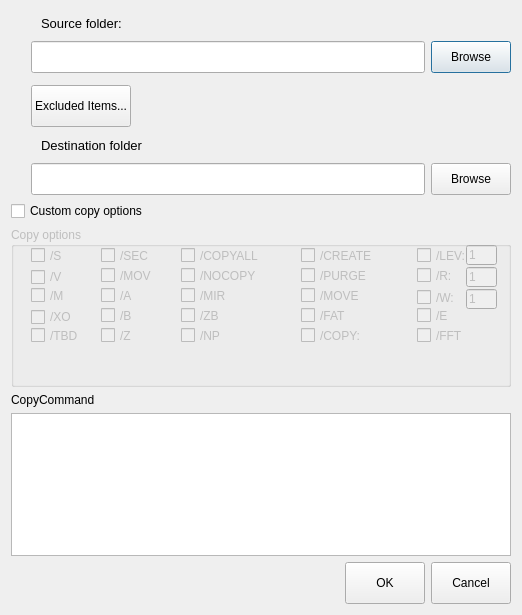
<?xml version="1.0" encoding="UTF-8"?>
<ui version="4.0">
 <class>EditTask</class>
 <widget class="QDialog" name="EditTask">
  <property name="geometry">
   <rect>
    <x>0</x>
    <y>0</y>
    <width>518</width>
    <height>615</height>
   </rect>
  </property>
  <property name="windowTitle">
   <string>Edit task</string>
  </property>
  <property name="styleSheet">
   <string notr="true">font: 10pt &quot;Segoe UI Symbol&quot;;</string>
  </property>
  <layout class="QVBoxLayout" name="verticalLayout">
   <item>
    <layout class="QHBoxLayout" name="horizontalLayout">
     <item>
      <widget class="QLabel" name="label_4">
       <property name="minimumSize">
        <size>
         <width>24</width>
         <height>24</height>
        </size>
       </property>
       <property name="maximumSize">
        <size>
         <width>24</width>
         <height>24</height>
        </size>
       </property>
       <property name="styleSheet">
        <string notr="true">border-image: url(:/img/UI/rsc/task.png);</string>
       </property>
       <property name="text">
        <string/>
       </property>
      </widget>
     </item>
     <item>
      <widget class="QLabel" name="label">
       <property name="font">
        <font>
         <family>Segoe UI Symbol</family>
         <pointsize>10</pointsize>
         <weight>50</weight>
         <italic>false</italic>
         <bold>false</bold>
        </font>
       </property>
       <property name="text">
        <string>Source folder:</string>
       </property>
      </widget>
     </item>
     <item>
      <spacer name="horizontalSpacer_3">
       <property name="orientation">
        <enum>Qt::Horizontal</enum>
       </property>
       <property name="sizeHint" stdset="0">
        <size>
         <width>40</width>
         <height>20</height>
        </size>
       </property>
      </spacer>
     </item>
    </layout>
   </item>
   <item>
    <layout class="QHBoxLayout" name="horizontalLayout_2">
     <property name="spacing">
      <number>6</number>
     </property>
     <item>
      <spacer name="horizontalSpacer_5">
       <property name="orientation">
        <enum>Qt::Horizontal</enum>
       </property>
       <property name="sizeType">
        <enum>QSizePolicy::Minimum</enum>
       </property>
       <property name="sizeHint" stdset="0">
        <size>
         <width>20</width>
         <height>20</height>
        </size>
       </property>
      </spacer>
     </item>
     <item>
      <widget class="QLineEdit" name="sourceFolderTextBox">
       <property name="minimumSize">
        <size>
         <width>0</width>
         <height>32</height>
        </size>
       </property>
      </widget>
     </item>
     <item>
      <widget class="QPushButton" name="btnBrowseSrc">
       <property name="minimumSize">
        <size>
         <width>0</width>
         <height>32</height>
        </size>
       </property>
       <property name="text">
        <string>Browse</string>
       </property>
       <property name="icon">
        <iconset>
         <normalon>:/img/UI/rsc/browse.png</normalon>
        </iconset>
       </property>
      </widget>
     </item>
    </layout>
   </item>
   <item>
    <layout class="QHBoxLayout" name="horizontalLayout_3">
     <property name="topMargin">
      <number>6</number>
     </property>
     <item>
      <spacer name="horizontalSpacer_7">
       <property name="orientation">
        <enum>Qt::Horizontal</enum>
       </property>
       <property name="sizeType">
        <enum>QSizePolicy::Minimum</enum>
       </property>
       <property name="sizeHint" stdset="0">
        <size>
         <width>20</width>
         <height>20</height>
        </size>
       </property>
      </spacer>
     </item>
     <item>
      <widget class="QPushButton" name="btnExclude">
       <property name="minimumSize">
        <size>
         <width>0</width>
         <height>42</height>
        </size>
       </property>
       <property name="text">
        <string>Excluded Items...</string>
       </property>
       <property name="icon">
        <iconset>
         <normalon>:/img/UI/rsc/exclude.png</normalon>
        </iconset>
       </property>
      </widget>
     </item>
     <item>
      <spacer name="horizontalSpacer">
       <property name="orientation">
        <enum>Qt::Horizontal</enum>
       </property>
       <property name="sizeHint" stdset="0">
        <size>
         <width>40</width>
         <height>20</height>
        </size>
       </property>
      </spacer>
     </item>
    </layout>
   </item>
   <item>
    <layout class="QHBoxLayout" name="horizontalLayout_4">
     <item>
      <widget class="QLabel" name="label_3">
       <property name="minimumSize">
        <size>
         <width>24</width>
         <height>24</height>
        </size>
       </property>
       <property name="maximumSize">
        <size>
         <width>24</width>
         <height>24</height>
        </size>
       </property>
       <property name="styleSheet">
        <string notr="true">border-image: url(:/img/UI/rsc/target.png);</string>
       </property>
       <property name="text">
        <string/>
       </property>
      </widget>
     </item>
     <item>
      <widget class="QLabel" name="label_2">
       <property name="font">
        <font>
         <family>Segoe UI Symbol</family>
         <pointsize>10</pointsize>
         <weight>50</weight>
         <italic>false</italic>
         <bold>false</bold>
        </font>
       </property>
       <property name="text">
        <string>Destination folder</string>
       </property>
      </widget>
     </item>
     <item>
      <spacer name="horizontalSpacer_4">
       <property name="orientation">
        <enum>Qt::Horizontal</enum>
       </property>
       <property name="sizeHint" stdset="0">
        <size>
         <width>40</width>
         <height>20</height>
        </size>
       </property>
      </spacer>
     </item>
    </layout>
   </item>
   <item>
    <layout class="QHBoxLayout" name="horizontalLayout_5">
     <item>
      <spacer name="horizontalSpacer_6">
       <property name="orientation">
        <enum>Qt::Horizontal</enum>
       </property>
       <property name="sizeType">
        <enum>QSizePolicy::Minimum</enum>
       </property>
       <property name="sizeHint" stdset="0">
        <size>
         <width>20</width>
         <height>20</height>
        </size>
       </property>
      </spacer>
     </item>
     <item>
      <widget class="QLineEdit" name="targetFolderTextBox">
       <property name="minimumSize">
        <size>
         <width>0</width>
         <height>32</height>
        </size>
       </property>
      </widget>
     </item>
     <item>
      <widget class="QPushButton" name="btnBrowseDst">
       <property name="minimumSize">
        <size>
         <width>0</width>
         <height>32</height>
        </size>
       </property>
       <property name="text">
        <string>Browse</string>
       </property>
       <property name="icon">
        <iconset>
         <normalon>:/img/UI/rsc/browse.png</normalon>
        </iconset>
       </property>
      </widget>
     </item>
    </layout>
   </item>
   <item>
    <widget class="QCheckBox" name="robocopySwitchesCheckBox">
     <property name="text">
      <string>Custom copy options</string>
     </property>
    </widget>
   </item>
   <item>
    <widget class="QGroupBox" name="grpOptions">
     <property name="enabled">
      <bool>false</bool>
     </property>
     <property name="minimumSize">
      <size>
       <width>500</width>
       <height>160</height>
      </size>
     </property>
     <property name="title">
      <string>Copy options</string>
     </property>
     <widget class="QCheckBox" name="chk_s">
      <property name="geometry">
       <rect>
        <x>20</x>
        <y>20</y>
        <width>41</width>
        <height>17</height>
       </rect>
      </property>
      <property name="text">
       <string>/S</string>
      </property>
     </widget>
     <widget class="QCheckBox" name="chk_m">
      <property name="geometry">
       <rect>
        <x>20</x>
        <y>60</y>
        <width>41</width>
        <height>17</height>
       </rect>
      </property>
      <property name="text">
       <string>/M</string>
      </property>
     </widget>
     <widget class="QCheckBox" name="chk_sec">
      <property name="geometry">
       <rect>
        <x>90</x>
        <y>20</y>
        <width>71</width>
        <height>17</height>
       </rect>
      </property>
      <property name="text">
       <string>/SEC</string>
      </property>
     </widget>
     <widget class="QCheckBox" name="chk_mov">
      <property name="geometry">
       <rect>
        <x>90</x>
        <y>40</y>
        <width>71</width>
        <height>17</height>
       </rect>
      </property>
      <property name="text">
       <string>/MOV</string>
      </property>
     </widget>
     <widget class="QCheckBox" name="chk_a">
      <property name="geometry">
       <rect>
        <x>90</x>
        <y>60</y>
        <width>61</width>
        <height>17</height>
       </rect>
      </property>
      <property name="text">
       <string>/A</string>
      </property>
     </widget>
     <widget class="QCheckBox" name="chk_b">
      <property name="geometry">
       <rect>
        <x>90</x>
        <y>80</y>
        <width>61</width>
        <height>17</height>
       </rect>
      </property>
      <property name="text">
       <string>/B</string>
      </property>
     </widget>
     <widget class="QCheckBox" name="chk_copyall">
      <property name="geometry">
       <rect>
        <x>170</x>
        <y>20</y>
        <width>91</width>
        <height>17</height>
       </rect>
      </property>
      <property name="text">
       <string>/COPYALL</string>
      </property>
     </widget>
     <widget class="QCheckBox" name="chk_nocopy">
      <property name="geometry">
       <rect>
        <x>170</x>
        <y>40</y>
        <width>101</width>
        <height>17</height>
       </rect>
      </property>
      <property name="text">
       <string>/NOCOPY</string>
      </property>
     </widget>
     <widget class="QCheckBox" name="chk_mir">
      <property name="geometry">
       <rect>
        <x>170</x>
        <y>60</y>
        <width>71</width>
        <height>17</height>
       </rect>
      </property>
      <property name="text">
       <string>/MIR</string>
      </property>
     </widget>
     <widget class="QCheckBox" name="chk_zb">
      <property name="geometry">
       <rect>
        <x>170</x>
        <y>80</y>
        <width>71</width>
        <height>17</height>
       </rect>
      </property>
      <property name="text">
       <string>/ZB</string>
      </property>
     </widget>
     <widget class="QCheckBox" name="chk_create">
      <property name="geometry">
       <rect>
        <x>290</x>
        <y>20</y>
        <width>101</width>
        <height>17</height>
       </rect>
      </property>
      <property name="text">
       <string>/CREATE</string>
      </property>
     </widget>
     <widget class="QCheckBox" name="chk_purge">
      <property name="geometry">
       <rect>
        <x>290</x>
        <y>40</y>
        <width>111</width>
        <height>17</height>
       </rect>
      </property>
      <property name="text">
       <string>/PURGE</string>
      </property>
     </widget>
     <widget class="QCheckBox" name="chk_move">
      <property name="geometry">
       <rect>
        <x>290</x>
        <y>60</y>
        <width>111</width>
        <height>17</height>
       </rect>
      </property>
      <property name="text">
       <string>/MOVE</string>
      </property>
     </widget>
     <widget class="QCheckBox" name="chk_fat">
      <property name="geometry">
       <rect>
        <x>290</x>
        <y>80</y>
        <width>71</width>
        <height>17</height>
       </rect>
      </property>
      <property name="text">
       <string>/FAT</string>
      </property>
     </widget>
     <widget class="QCheckBox" name="chk_copy">
      <property name="geometry">
       <rect>
        <x>290</x>
        <y>100</y>
        <width>81</width>
        <height>17</height>
       </rect>
      </property>
      <property name="text">
       <string>/COPY:</string>
      </property>
     </widget>
     <widget class="QCheckBox" name="chk_lev">
      <property name="geometry">
       <rect>
        <x>406</x>
        <y>20</y>
        <width>51</width>
        <height>17</height>
       </rect>
      </property>
      <property name="text">
       <string>/LEV:</string>
      </property>
     </widget>
     <widget class="QLineEdit" name="txt_lev">
      <property name="geometry">
       <rect>
        <x>455</x>
        <y>18</y>
        <width>31</width>
        <height>20</height>
       </rect>
      </property>
      <property name="text">
       <string>1</string>
      </property>
     </widget>
     <widget class="QCheckBox" name="chk_xo">
      <property name="geometry">
       <rect>
        <x>20</x>
        <y>80</y>
        <width>51</width>
        <height>20</height>
       </rect>
      </property>
      <property name="text">
       <string>/XO</string>
      </property>
     </widget>
     <widget class="QCheckBox" name="chk_v">
      <property name="geometry">
       <rect>
        <x>20</x>
        <y>40</y>
        <width>51</width>
        <height>20</height>
       </rect>
      </property>
      <property name="text">
       <string>/V</string>
      </property>
     </widget>
     <widget class="QCheckBox" name="chk_tbd">
      <property name="geometry">
       <rect>
        <x>20</x>
        <y>100</y>
        <width>61</width>
        <height>17</height>
       </rect>
      </property>
      <property name="text">
       <string>/TBD</string>
      </property>
     </widget>
     <widget class="QCheckBox" name="chk_np">
      <property name="geometry">
       <rect>
        <x>170</x>
        <y>100</y>
        <width>81</width>
        <height>17</height>
       </rect>
      </property>
      <property name="text">
       <string>/NP</string>
      </property>
     </widget>
     <widget class="QCheckBox" name="chk_z">
      <property name="geometry">
       <rect>
        <x>90</x>
        <y>100</y>
        <width>71</width>
        <height>17</height>
       </rect>
      </property>
      <property name="text">
       <string>/Z</string>
      </property>
     </widget>
     <widget class="QCheckBox" name="chk_e">
      <property name="geometry">
       <rect>
        <x>406</x>
        <y>80</y>
        <width>81</width>
        <height>17</height>
       </rect>
      </property>
      <property name="text">
       <string>/E</string>
      </property>
     </widget>
     <widget class="QLineEdit" name="txt_r">
      <property name="geometry">
       <rect>
        <x>455</x>
        <y>40</y>
        <width>31</width>
        <height>20</height>
       </rect>
      </property>
      <property name="text">
       <string>1</string>
      </property>
     </widget>
     <widget class="QCheckBox" name="chk_r">
      <property name="geometry">
       <rect>
        <x>406</x>
        <y>40</y>
        <width>51</width>
        <height>17</height>
       </rect>
      </property>
      <property name="text">
       <string>/R:</string>
      </property>
     </widget>
     <widget class="QLineEdit" name="txt_w">
      <property name="geometry">
       <rect>
        <x>455</x>
        <y>62</y>
        <width>31</width>
        <height>20</height>
       </rect>
      </property>
      <property name="text">
       <string>1</string>
      </property>
     </widget>
     <widget class="QCheckBox" name="chk_w">
      <property name="geometry">
       <rect>
        <x>406</x>
        <y>62</y>
        <width>51</width>
        <height>17</height>
       </rect>
      </property>
      <property name="text">
       <string>/W:</string>
      </property>
     </widget>
     <widget class="QCheckBox" name="chk_fft">
      <property name="geometry">
       <rect>
        <x>406</x>
        <y>100</y>
        <width>81</width>
        <height>17</height>
       </rect>
      </property>
      <property name="text">
       <string>/FFT</string>
      </property>
     </widget>
    </widget>
   </item>
   <item>
    <widget class="QLabel" name="label_5">
     <property name="text">
      <string>CopyCommand</string>
     </property>
    </widget>
   </item>
   <item>
    <widget class="QTextEdit" name="txtCmd"/>
   </item>
   <item>
    <layout class="QHBoxLayout" name="horizontalLayout_9">
     <property name="topMargin">
      <number>0</number>
     </property>
     <item>
      <spacer name="horizontalSpacer_2">
       <property name="orientation">
        <enum>Qt::Horizontal</enum>
       </property>
       <property name="sizeHint" stdset="0">
        <size>
         <width>40</width>
         <height>20</height>
        </size>
       </property>
      </spacer>
     </item>
     <item>
      <widget class="QPushButton" name="btnOK">
       <property name="minimumSize">
        <size>
         <width>0</width>
         <height>42</height>
        </size>
       </property>
       <property name="text">
        <string>OK</string>
       </property>
       <property name="icon">
        <iconset>
         <normalon>:/img/UI/rsc/okpng.png</normalon>
        </iconset>
       </property>
      </widget>
     </item>
     <item>
      <widget class="QPushButton" name="btnCancel">
       <property name="minimumSize">
        <size>
         <width>0</width>
         <height>42</height>
        </size>
       </property>
       <property name="text">
        <string>Cancel</string>
       </property>
       <property name="icon">
        <iconset>
         <normalon>:/img/UI/rsc/cancel.png</normalon>
        </iconset>
       </property>
      </widget>
     </item>
    </layout>
   </item>
  </layout>
 </widget>
 <resources>
  <include location="../rsc.qrc"/>
 </resources>
 <connections/>
</ui>
